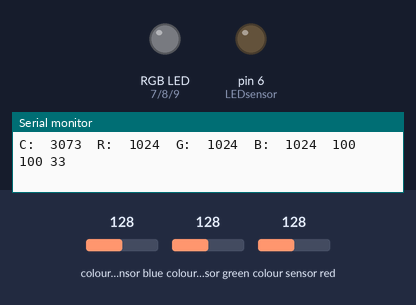
A sketch run on a simulated Arduino Uno, built with avr-gcc and run on an emulated ATmega328P. On the bench: an RGB LED mixed from three pins (HIGH = lit), output pins drawn as LEDs (lit = HIGH), the last lines printed to the serial monitor. The inputs (shaded band) are chosen by the test bench; at power-on: colour sensor blue 128, colour sensor green 128, colour sensor red 128.

Above: at 1.9 s.
2.0 s: colour sensor blue set to 133
At 3.1 s:
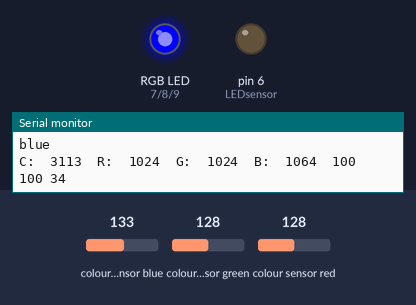
3.7 s: colour sensor green set to 131
5.2 s: colour sensor green set to 136
At 6.0 s:
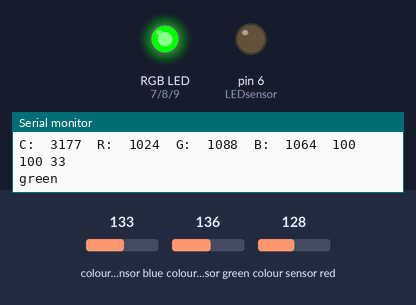
7.0 s: colour sensor red set to 141
At 8.1 s:
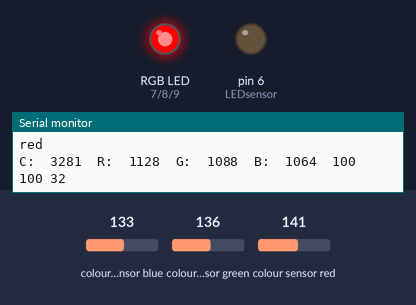
8.6 s: colour sensor blue set to 191
At 10.0 s:
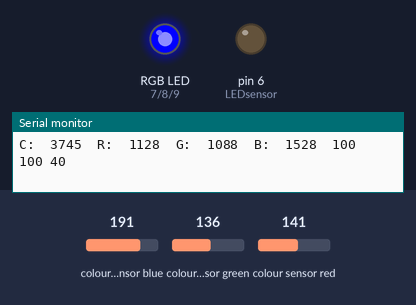
10.3 s: colour sensor blue set to 5
At 11.0 s:
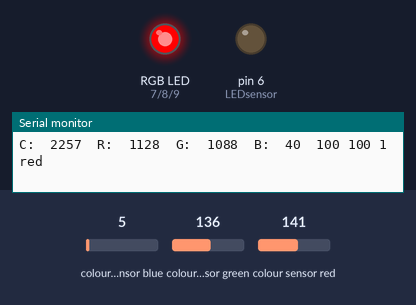
Timing chart, 0 to 12.9 s (numbered marks = the images above; inputs shaded):
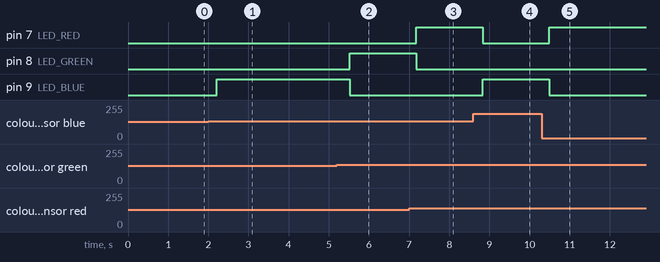

The sketch:

adafruit_rgb_code_arduino.ino
```cpp
#include<Wire.h>
#include "Adafruit_TCS34725.h"
#include<SoftwareSerial.h>
#define LEDsensor 6
#define LED_RED 7
#define LED_GREEN 8
#define LED_BLUE 9
byte flag=0;
 Adafruit_TCS34725 tcs =Adafruit_TCS34725(TCS34725_INTEGRATIONTIME_50MS,TCS34725_GAIN_4X);
void setup(){
pinMode(LED_RED,OUTPUT);
pinMode(LED_GREEN,OUTPUT);
pinMode(LED_BLUE,OUTPUT);
pinMode(LEDsensor,OUTPUT);
digitalWrite(LEDsensor,LOW);
Serial.begin(9600);
Serial.println("ColorViewTest!");
if(tcs.begin()){
Serial.println("Foundsensor");
}
else{
Serial.println("No TCS34725 found ");
while(1);// halt!
}
}
void loop(){
word clear, red, green, blue;
long sum;
float r, g, b;
delay(500);
tcs.getRawData(&red,&green,&blue,&clear);
Serial.print("C:\t");Serial.print(clear);
Serial.print("\tR:\t");Serial.print(red);
Serial.print("\tG:\t");Serial.print(green);
Serial.print("\tB:\t");Serial.print(blue);
sum=clear;
r=red;
r/=sum;
g=green;
g/=sum;
b=blue;
b/=sum;
r=100;
g=100;
b*=100;
 Serial.print("\t");
 Serial.print((int)r);
 Serial.print(" ");
 Serial.print((int)g);
 Serial.print(" ");
 Serial.println((int)b);
 Serial.println();
if((red>green)&&(red>blue)&&(flag!=1)){
 flag=1;
 Serial.println("red");
 digitalWrite(LED_RED,HIGH);
 digitalWrite(LED_GREEN,LOW);
 digitalWrite(LED_BLUE,LOW);
 }
 else if((green>red)&&(green>blue)&&(flag!=2)){
 flag=2;
 Serial.println("green");
 digitalWrite(LED_RED,LOW);
 digitalWrite(LED_GREEN,HIGH);
 digitalWrite(LED_BLUE,LOW);
 }
 else if((blue>red)&&(blue>green)&&(flag!=3)){
 flag=3;
 Serial.println("blue");
 digitalWrite(LED_RED,LOW);
 digitalWrite(LED_GREEN,LOW);
 digitalWrite(LED_BLUE,HIGH);
 }
}
```

Measured:
- the behaviour switches between 128 and 129 on colour sensor blue (found by bisection; images 0 and 1)
- the behaviour switches between 133 and 134 on colour sensor green (found by bisection; images 1 and 2)
- the behaviour switches between 136 and 137 on colour sensor red (found by bisection; images 2 and 3)
- after the input at 2.0 s, pin 9 (LED_BLUE): LOW → HIGH after 0.21 s
- after the input at 5.2 s, pin 8 (LED_GREEN): LOW → HIGH after 0.32 s; pin 9 (LED_BLUE): HIGH → LOW after 0.32 s
- after the input at 7.0 s, pin 7 (LED_RED): LOW → HIGH after 0.17 s; pin 8 (LED_GREEN): HIGH → LOW after 0.17 s
- after the input at 8.6 s, pin 7 (LED_RED): HIGH → LOW after 0.23 s; pin 9 (LED_BLUE): LOW → HIGH after 0.23 s
- after the input at 10.3 s, pin 7 (LED_RED): LOW → HIGH after 0.19 s; pin 9 (LED_BLUE): HIGH → LOW after 0.19 s
